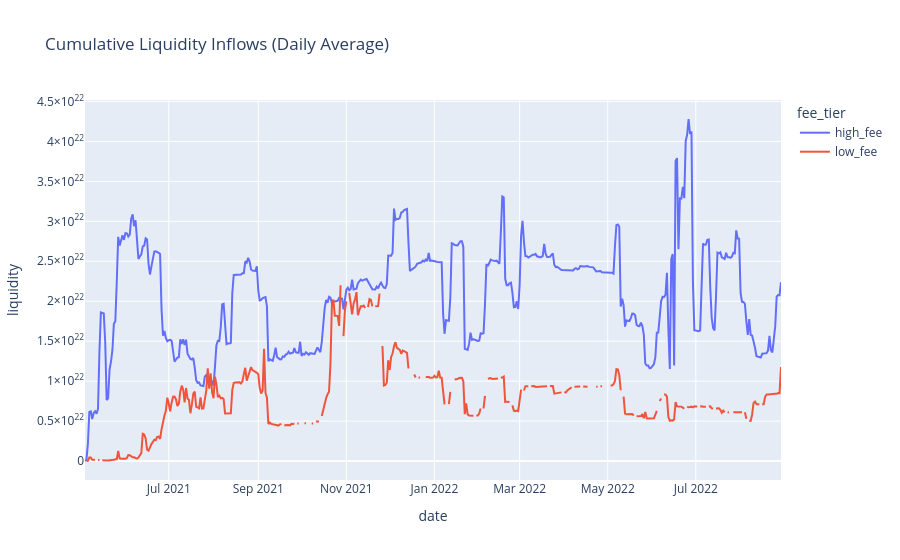

Write notebook code for a chart like this one.
### Code cell
for df_ in [low_events,high_events]:
    df_['liquidity_valuation'] = np.where(df_.event != 'swap',
                                     df_.amount0 * df_.current_price + df_.amount1,
                                     0)
for _df in [low_events, high_events]:
    _df["liquidity"] = _df.loc[
        _df.event.isin(["mint", "burn"]), "liquidity_valuation"
    ].cumsum()

edf = pd.concat([low_events,high_events],axis=0)
edf["date"] = edf.evt_block_time.dt.date
edf.groupby(["fee_tier", "date"])[["liquidity"]].mean().clip(
    upper=10**30
).reset_index("fee_tier").plot(y="liquidity", color="fee_tier", title = 'Cumulative Liquidity Inflows (Daily Average)')

### Figure 1 — Plotly figure (JSON) as saved in the notebook; plotly's stock layout.template omitted (floating-point values rounded to 4 significant figures; data arrays with more than 128 entries replaced by an {"elided": "..."} marker saying what was removed)
{"data": [{"hovertemplate": "fee_tier=high_fee<br>date=%{x}<br>liquidity=%{y}<extra></extra>", "legendgroup": "high_fee", "line": {"color": "#636efa", "dash": "solid"}, "marker": {"symbol": "circle"}, "mode": "lines", "name": "high_fee", "orientation": "v", "showlegend": true, "type": "scatter", "x": {"elided": "483 str values"}, "xaxis": "x", "y": {"elided": "483 float values"}, "yaxis": "y"}, {"hovertemplate": "fee_tier=low_fee<br>date=%{x}<br>liquidity=%{y}<extra></extra>", "legendgroup": "low_fee", "line": {"color": "#EF553B", "dash": "solid"}, "marker": {"symbol": "circle"}, "mode": "lines", "name": "low_fee", "orientation": "v", "showlegend": true, "type": "scatter", "x": {"elided": "482 str values"}, "xaxis": "x", "y": {"elided": "482 float values"}, "yaxis": "y"}], "layout": {"legend": {"title": {"text": "fee_tier"}, "tracegroupgap": 0}, "title": {"text": "Cumulative Liquidity Inflows (Daily Average)"}, "xaxis": {"anchor": "y", "domain": [0, 1], "title": {"text": "date"}}, "yaxis": {"anchor": "x", "domain": [0, 1], "title": {"text": "liquidity"}}}}
